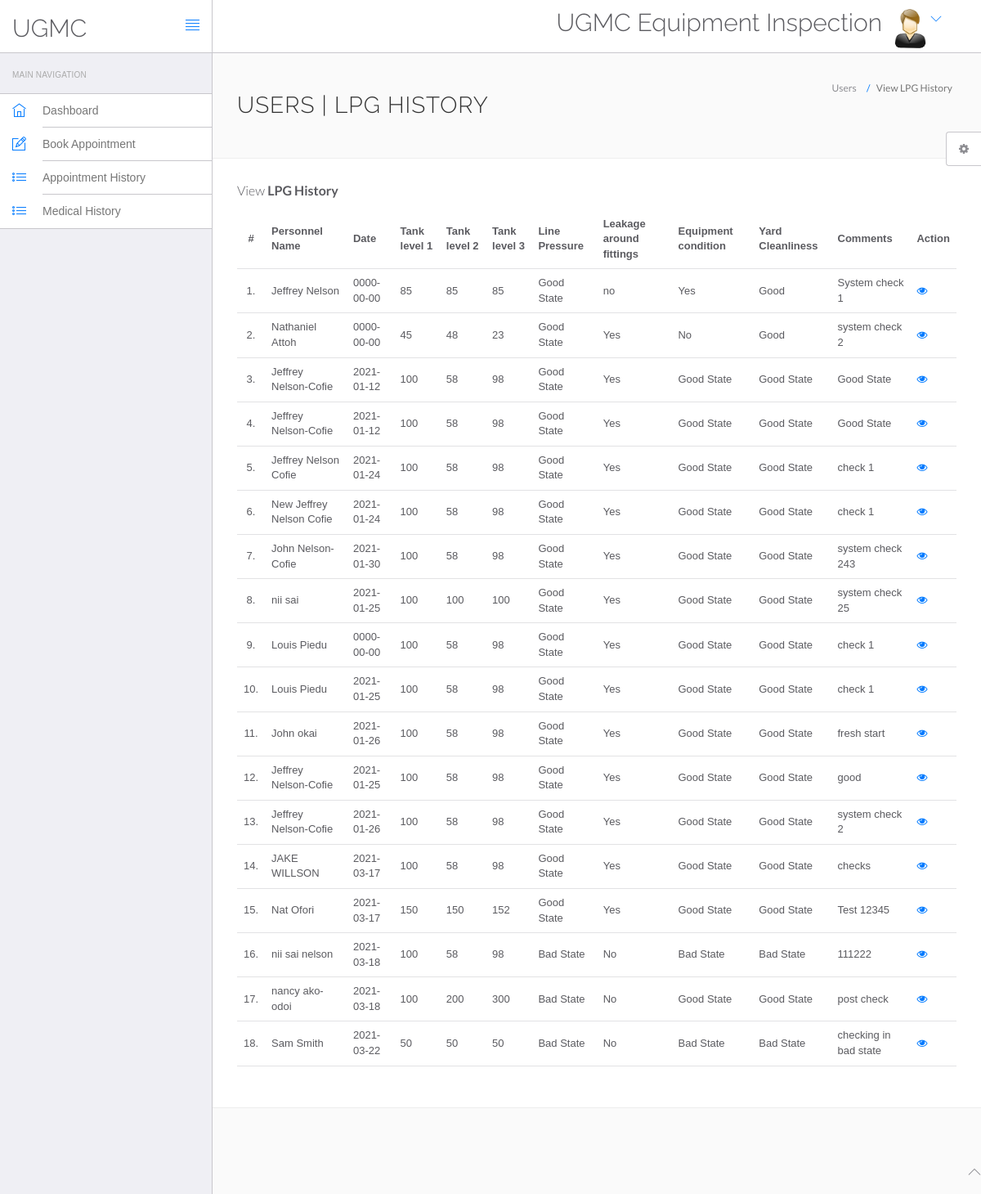
Page /hms/lpg_history.php (signed in) on the committed database.
### tables this page shows
CREATE TABLE `lpgform` (
  `id` int(11) NOT NULL,
  `name` varchar(250) NOT NULL,
  `date` date NOT NULL DEFAULT current_timestamp(),
  `tank1` int(100) NOT NULL,
  `tank2` int(100) NOT NULL,
  `tank3` int(100) NOT NULL,
  `pressure` varchar(250) NOT NULL,
  `leakages` varchar(250) NOT NULL,
  `condition` varchar(250) NOT NULL,
  `cleanliness` varchar(250) NOT NULL,
  `comment` varchar(250) NOT NULL
);

### hms/lpg_history.php (the view, shortened to what this page needs)
<?php
include('include/config.php');
?>
<!DOCTYPE html>
<html lang="en">
<head>
    <link rel="stylesheet" href="vendor/bootstrap/css/bootstrap.min.css">
    <link rel="stylesheet" href="vendor/fontawesome/css/font-awesome.min.css">
    <link rel="stylesheet" href="vendor/themify-icons/themify-icons.min.css">
    <link href="vendor/animate.css/animate.min.css" rel="stylesheet" media="screen">
    <link href="vendor/perfect-scrollbar/perfect-scrollbar.min.css" rel="stylesheet" media="screen">
    <link href="vendor/switchery/switchery.min.css" rel="stylesheet" media="screen">
    <link href="vendor/bootstrap-touchspin/jquery.bootstrap-touchspin.min.css" rel="stylesheet" media="screen">
    <link href="vendor/select2/select2.min.css" rel="stylesheet" media="screen">
    <link href="vendor/bootstrap-datepicker/bootstrap-datepicker3.standalone.min.css" rel="stylesheet" media="screen">
    <link href="vendor/bootstrap-timepicker/bootstrap-timepicker.min.css" rel="stylesheet" media="screen">
    <link rel="stylesheet" href="assets/css/styles.css">
    <link rel="stylesheet" href="assets/css/plugins.css">
    <link rel="stylesheet" href="assets/css/themes/theme-1.css" id="skin_color" />
</head>
<body>
    <div id="app">
        <?php include('include/sidebar.php'); ?>
        <div class="app-content">
            <?php include('include/header.php'); ?>
            <div class="main-content">
                <div class="wrap-content container" id="container">
                    <section id="page-title">
                        <div class="row">
                            <div class="col-sm-8">
                                <h1 class="mainTitle">Users | LPG History</h1>
                            </div>
                            <ol class="breadcrumb">
                                <li>
                                    <span>Users</span>
                                </li>
                                <li class="active">
                                    <span>View LPG History</span>
                                </li>
                            </ol>
                        </div>
                    </section>
                    <div class="container-fluid container-fullw bg-white">
                        <div class="row">
                            <div class="col-md-12">
                                <h5 class="over-title margin-bottom-15">View <span class="text-bold">LPG History</span></h5>
                                <table class="table table-hover" id="sample-table-1">
                                    <thead>
                                        <tr>
                                            <th class="center">#</th>
                                            <th>Personnel Name</th>
                                            <th>Date</th>
                                            <th>Tank level 1 </th>
                                            <th>Tank level 2 </th>
                                            <th>Tank level 3 </th>
                                            <th>Line Pressure</th>
                                            <th>Leakage around fittings</th>
                                            <th>Equipment condition</th>
                                            <th>Yard Cleanliness</th>
                                            <th>Comments</th>
                                            <th>Action</th>
                                        </tr>
                                    </thead>
                                    <tbody>
                                        <?php
                                        $sql = mysqli_query($con, "SELECT * FROM `lpgform`");
                                        $cnt = 1;
                                        while ($row = mysqli_fetch_array($sql)) {
                                        ?>
                                            <tr>
                                                <td class="center"><?php echo $cnt; ?>.</td>
                                                <td class="hidden-xs"><?php echo $row['name']; ?></td>
                                                <td><?php echo $row['date']; ?></td>
                                                <td><?php echo $row['tank1']; ?></td>
                                                <td><?php echo $row['tank2']; ?></td>
                                                <td><?php echo $row['tank3']; ?>
                                                <td><?php echo $row['pressure']; ?>
                                                <td><?php echo $row['leakages']; ?>
                                                <td><?php echo $row['condition']; ?>
                                                <td><?php echo $row['cleanliness']; ?>
                                                <td><?php echo $row['comment']; ?>
                                                <td>
                                                    <a href="view-lpg_history.php?viewid=<?php echo $row['ID']; ?>"><i class="fa fa-eye"></i></a>
                                                </td>
                                            </tr>
                                        <?php
                                            $cnt = $cnt + 1;
                                        } ?>
                                    </tbody>
                                </table>
                            </div>
                        </div>
                    </div>
                </div>
            </div>
        </div>
    </div>
    <?php include('include/footer.php'); ?>
    <?php include('include/setting.php'); ?>
</body>
</html>

### hms/assets/css/themes/theme-1.css (style rules this page uses)
body { background: #FAFAFA; }

### rows in the picture
lpgform: name "Jeffrey Nelson", date "0000-00-00", tank1 "85", tank2 "85", tank3 "85", pressure "Good State", leakages "no", condition "Yes", cleanliness "Good", comment "System check 1"
lpgform: name "Nathaniel Attoh", date "0000-00-00", tank1 "45", tank2 "48", tank3 "23", pressure "Good State", leakages "Yes", condition "No", cleanliness "Good", comment "system check 2"
lpgform: name "Jeffrey Nelson-Cofie", date "2021-01-12", tank1 "100", tank2 "58", tank3 "98", pressure "Good State", leakages "Yes", condition "Good State", cleanliness "Good State", comment "Good State"
lpgform: name "Jeffrey Nelson-Cofie", date "2021-01-12", tank1 "100", tank2 "58", tank3 "98", pressure "Good State", leakages "Yes", condition "Good State", cleanliness "Good State", comment "Good State"
lpgform: name "Jeffrey Nelson Cofie", date "2021-01-24", tank1 "100", tank2 "58", tank3 "98", pressure "Good State", leakages "Yes", condition "Good State", cleanliness "Good State", comment "check 1"
lpgform: name "New Jeffrey Nelson Cofie", date "2021-01-24", tank1 "100", tank2 "58", tank3 "98", pressure "Good State", leakages "Yes", condition "Good State", cleanliness "Good State", comment "check 1"
lpgform: name "John Nelson-Cofie", date "2021-01-30", tank1 "100", tank2 "58", tank3 "98", pressure "Good State", leakages "Yes", condition "Good State", cleanliness "Good State", comment "system check 243"
lpgform: name "nii sai", date "2021-01-25", tank1 "100", tank2 "100", tank3 "100", pressure "Good State", leakages "Yes", condition "Good State", cleanliness "Good State", comment "system check 25"
lpgform: name "Louis Piedu", date "0000-00-00", tank1 "100", tank2 "58", tank3 "98", pressure "Good State", leakages "Yes", condition "Good State", cleanliness "Good State", comment "check 1"
lpgform: name "Louis Piedu", date "2021-01-25", tank1 "100", tank2 "58", tank3 "98", pressure "Good State", leakages "Yes", condition "Good State", cleanliness "Good State", comment "check 1"
lpgform: name "John okai", date "2021-01-26", tank1 "100", tank2 "58", tank3 "98", pressure "Good State", leakages "Yes", condition "Good State", cleanliness "Good State", comment "fresh start"
lpgform: name "Jeffrey Nelson-Cofie", date "2021-01-25", tank1 "100", tank2 "58", tank3 "98", pressure "Good State", leakages "Yes", condition "Good State", cleanliness "Good State", comment "good"
lpgform: name "Jeffrey Nelson-Cofie", date "2021-01-26", tank1 "100", tank2 "58", tank3 "98", pressure "Good State", leakages "Yes", condition "Good State", cleanliness "Good State", comment "system check 2"
lpgform: name "JAKE WILLSON", date "2021-03-17", tank1 "100", tank2 "58", tank3 "98", pressure "Good State", leakages "Yes", condition "Good State", cleanliness "Good State", comment "checks"
lpgform: name "Nat Ofori", date "2021-03-17", tank1 "150", tank2 "150", tank3 "152", pressure "Good State", leakages "Yes", condition "Good State", cleanliness "Good State", comment "Test 12345"
lpgform: name "nii sai nelson", date "2021-03-18", tank1 "100", tank2 "58", tank3 "98", pressure "Bad State", leakages "No", condition "Bad State", cleanliness "Bad State", comment "111222"
lpgform: name "nancy ako-odoi", date "2021-03-18", tank1 "100", tank2 "200", tank3 "300", pressure "Bad State", leakages "No", condition "Good State", cleanliness "Good State", comment "post check"
lpgform: name "Sam Smith", date "2021-03-22", tank1 "50", tank2 "50", tank3 "50", pressure "Bad State", leakages "No", condition "Bad State", cleanliness "Bad State", comment "checking in bad state"
